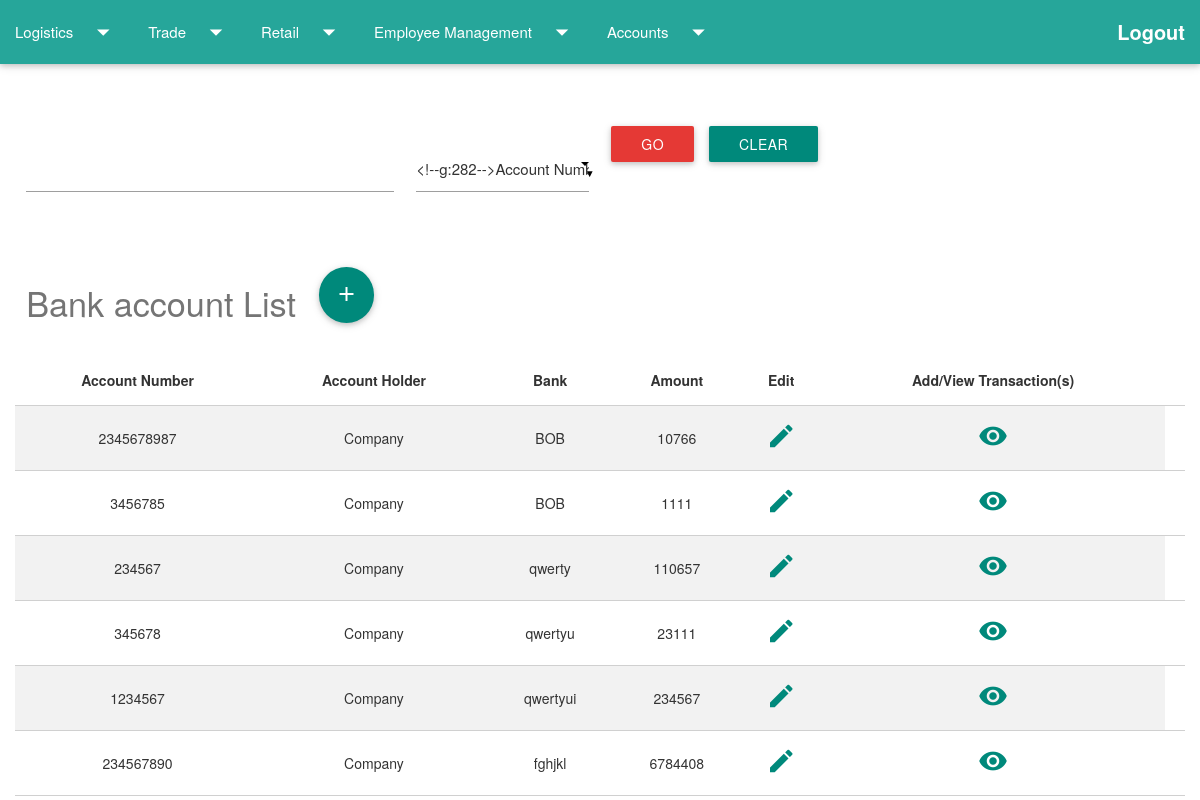
/homepage/accounts/accountlist/ (signed in), run on an earlier commit of the app's database.
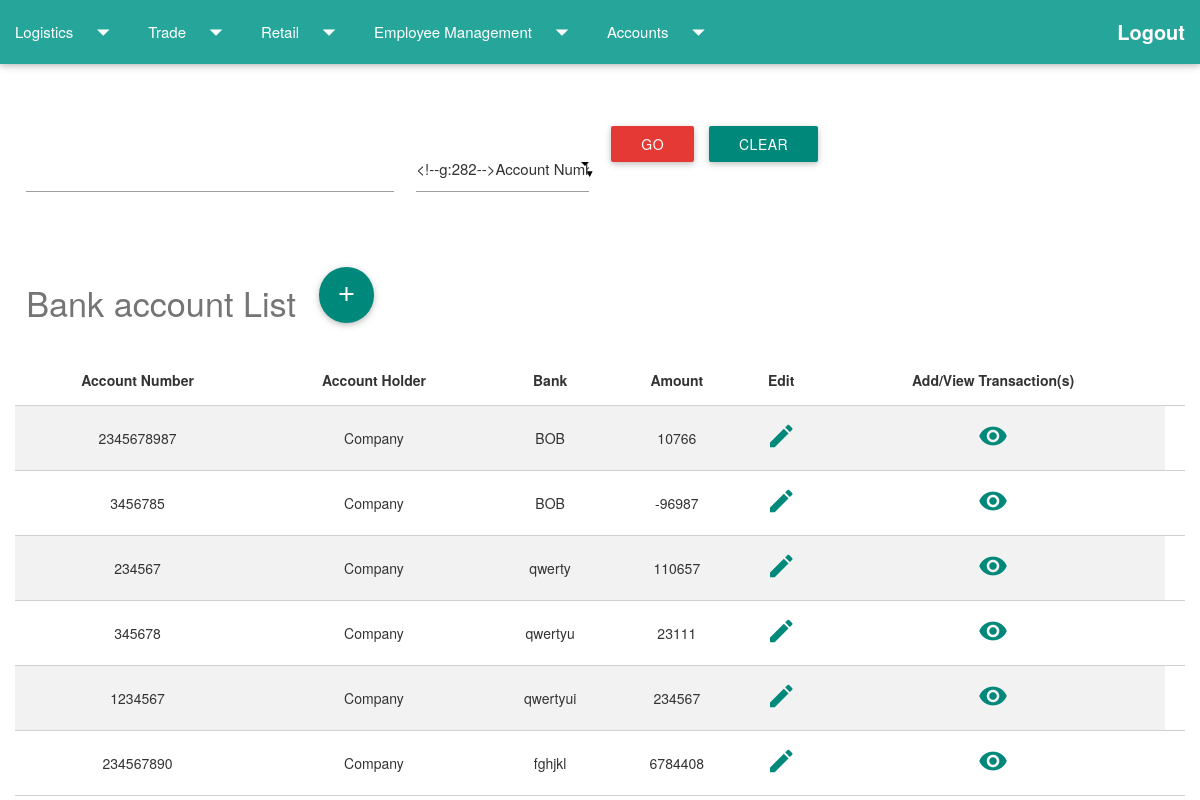
And on a later commit of the database.
### accounts/models.py (models this page shows, shortened)
@python_2_unicode_compatible
class BankAccount (models.Model):
	account_number = models.CharField(max_length=30,unique=True)
	account_holder = models.CharField(max_length=100,default='Company')
	bank = models.CharField(max_length=100)
	amount = models.PositiveIntegerField(default=0)

### accounts/views.py (the view)
def accounts_admin(request):
    if request.user.is_authenticated() and request.user.groups.all()[0].id==2:
        if request.method == "POST":
            form = BankAccountSearchForm(request.POST)
            if form.is_valid():
                searchitemaccount = form.cleaned_data['account_search_item']
                accounttype = form.cleaned_data['account_type']
                search_type = 'icontains'
                accounttype = accounttype + "__" + search_type
                accounts_list = BankAccount.objects.filter(**{accounttype: searchitemaccount})
                return render(request, 'accounts/accounts_list.html', {'accounts_list': accounts_list,'form': form})
            else:
                accounts_list = BankAccount.objects.all()
        else:
            accounts_list = BankAccount.objects.all()
            form = BankAccountSearchForm()
        return render(request, 'accounts/accounts_list.html', {'accounts_list': accounts_list,'form': form,'title':'Accounts Admin'})
    else:
        return redirect(index)

### accounts/forms.py
class BankAccountSearchForm(forms.ModelForm):
    class Meta:
        model = BankAccountssearch
        fields = ('account_search_item', 'account_type',)

### accounts/templates/accounts/accounts_list.html (shortened to what this page needs)
{% extends 'logistics/firstpage.html' %}
{% block content %}
<div class="container-fluid">
    <div class="row">
    </div>
    <form method="POST" class="post-form">
        <div class="row">
            <div class="col l4 s6">
                {{ form.account_search_item}} <br>
            </div>
            <div class="col l2 s6">
                {{ form.account_type}} <br>
            </div>
            <div class="col l1 s6">
                <button type="submit" class="save btn btn-default red darken-1">Go</button>
            </div>
            <div class="col l1 s6">
                <a href="{% url 'accounts_admin' %}" class="waves-effect waves-light btn   teal darken-1">Clear</a>
            </div>
        </div>
    </form>
    <div class="row">
        <h4 class="headingcolour col s3">Bank account List</h4>
       <div class="col s3" >
      <a class="btn-floating btn-large teal darken-1 " href="{% url 'account_new' %}">
      <i class="large material-icons">add</i>
    </a>
   </div>
   </div>
    {% if accounts_list %}
    <table class="striped centered bordered responsive-table">
        <thead>
            <tr>
                <th>Account Number</th>
                <th>Account Holder</th>
                <th>Bank</th>
                <th>Amount</th>
                 <th>Edit</th>
                <th>Add/View Transaction(s)</th>
                <th></th>
            </tr>
        </thead>
        <tbody>
            {% for account in accounts_list %}
            <tr>
                <td>{{account.account_number}}</td>
                <td>{{account.account_holder}}</td>
                <td>{{account.bank}}</td>
                <td>{{account.amount}}</td>
                 <td>
                    <a href="{% url 'account_edit' account_number=account.account_number %}">
                    <i class="small material-icons icon-cyan">mode_edit</i></a>
                </td>
                <td><a href="{% url 'show_transaction' transaction=account.account_number %}"><i class="small material-icons icon-cyan">visibility</i></a>
                </td>
            </tr>
            {% endfor %}
        </tbody>
    </table>
    {% else %}
    <p>No Such Account</p>
    {% endif %}
</div>
{% endblock %}

What changed in the data, as far as the page shows it:
changed BankAccount (number 2 of 6 on the later page): amount "1111" → "-96987"
